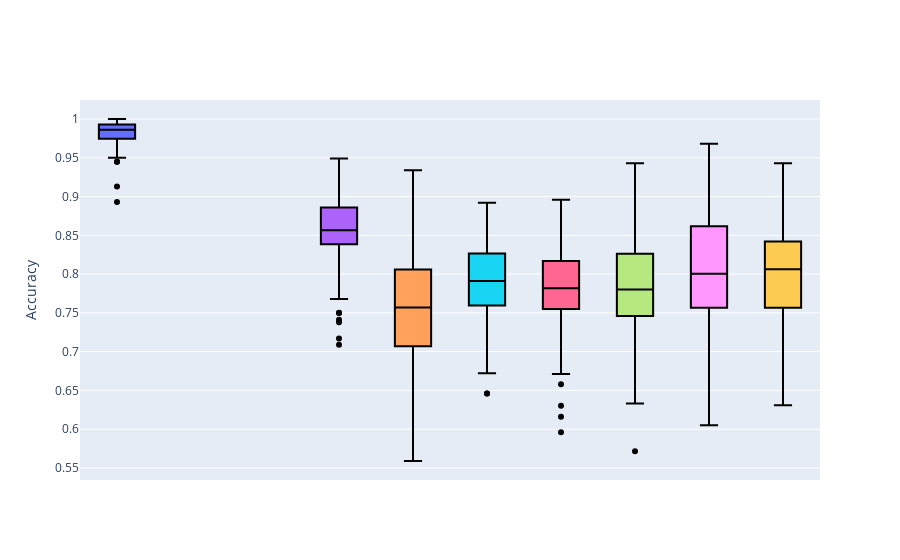

Here is the notebook cell this chart was saved with:
### Markdown cell above
#### Violin Plots

### Code cell
#violin plots for model performamces
ma_i=copy.deepcopy(ma)

ma_i=ma_i.rename(columns={'CGAN_BASIC_DJ_SUPERVISED_CLASSIFIER':'CGAN_BASIC_SUPERVISED_CLASSIFIER',
                        'CGAN_GUMBEL_DJ_SUPERVISED_CLASSIFIER':'CGAN_GUMBEL_SUPERVISED_CLASSIFIER'})


ma_i=ma_i[model_names]
ma_i=ma_i.astype(float)

fig = go.Figure()
for m in model_names:
    fig.add_trace(go.Box(x=[m]*ma_i.shape[0],
                            y=ma_i[m],
                            name=m,
                        fillcolor=colours_dict[m],
                        marker_color="black"))


#fig.add_layout_image(dict(
#    source='causal_graphs/cg2.png',
#    x=0.7,
#    y=1,
#    )
#)

#ig.update_xaxes(title_text='Time')
fig.update_yaxes(title_text='Accuracy')
fig.update_xaxes(showticklabels=False)

fig.update_layout(showlegend=False)

fig.show()
fig.write_image("/media/krillman/240GB_DATA/codes2/SSL_GCM/collating_results/images/test_acc_g5_10000.png")

### Figure 1 — Plotly figure (JSON) as saved in the notebook; plotly's stock layout.template omitted (floating-point values rounded to 4 significant figures)
{"data": [{"fillcolor": "#636EFA", "marker": {"color": "black"}, "name": "FULLY_SUPERVISED_CLASSIFIER", "type": "box", "x": ["FULLY_SUPERVISED_CLASSIFIER", "FULLY_SUPERVISED_CLASSIFIER", "FULLY_SUPERVISED_CLASSIFIER", "FULLY_SUPERVISED_CLASSIFIER", "FULLY_SUPERVISED_CLASSIFIER", "FULLY_SUPERVISED_CLASSIFIER", "FULLY_SUPERVISED_CLASSIFIER", "FULLY_SUPERVISED_CLASSIFIER", "FULLY_SUPERVISED_CLASSIFIER", "FULLY_SUPERVISED_CLASSIFIER", "FULLY_SUPERVISED_CLASSIFIER", "FULLY_SUPERVISED_CLASSIFIER", "FULLY_SUPERVISED_CLASSIFIER", "FULLY_SUPERVISED_CLASSIFIER", "FULLY_SUPERVISED_CLASSIFIER", "FULLY_SUPERVISED_CLASSIFIER", "FULLY_SUPERVISED_CLASSIFIER", "FULLY_SUPERVISED_CLASSIFIER", "FULLY_SUPERVISED_CLASSIFIER", "FULLY_SUPERVISED_CLASSIFIER", "FULLY_SUPERVISED_CLASSIFIER", "FULLY_SUPERVISED_CLASSIFIER", "FULLY_SUPERVISED_CLASSIFIER", "FULLY_SUPERVISED_CLASSIFIER", "FULLY_SUPERVISED_CLASSIFIER", "FULLY_SUPERVISED_CLASSIFIER", "FULLY_SUPERVISED_CLASSIFIER", "FULLY_SUPERVISED_CLASSIFIER", "FULLY_SUPERVISED_CLASSIFIER", "FULLY_SUPERVISED_CLASSIFIER", "FULLY_SUPERVISED_CLASSIFIER", "FULLY_SUPERVISED_CLASSIFIER", "FULLY_SUPERVISED_CLASSIFIER", "FULLY_SUPERVISED_CLASSIFIER", "FULLY_SUPERVISED_CLASSIFIER", "FULLY_SUPERVISED_CLASSIFIER", "FULLY_SUPERVISED_CLASSIFIER", "FULLY_SUPERVISED_CLASSIFIER", "FULLY_SUPERVISED_CLASSIFIER", "FULLY_SUPERVISED_CLASSIFIER", "FULLY_SUPERVISED_CLASSIFIER", "FULLY_SUPERVISED_CLASSIFIER", "FULLY_SUPERVISED_CLASSIFIER", "FULLY_SUPERVISED_CLASSIFIER", "FULLY_SUPERVISED_CLASSIFIER", "FULLY_SUPERVISED_CLASSIFIER", "FULLY_SUPERVISED_CLASSIFIER", "FULLY_SUPERVISED_CLASSIFIER", "FULLY_SUPERVISED_CLASSIFIER", "FULLY_SUPERVISED_CLASSIFIER", "FULLY_SUPERVISED_CLASSIFIER", "FULLY_SUPERVISED_CLASSIFIER", "FULLY_SUPERVISED_CLASSIFIER", "FULLY_SUPERVISED_CLASSIFIER", "FULLY_SUPERVISED_CLASSIFIER", "FULLY_SUPERVISED_CLASSIFIER", "FULLY_SUPERVISED_CLASSIFIER", "FULLY_SUPERVISED_CLASSIFIER", "FULLY_SUPERVISED_CLASSIFIER", "FULLY_SUPERVISED_CLASSIFIER", "FULLY_SUPERVISED_CLASSIFIER", "FULLY_SUPERVISED_CLASSIFIER", "FULLY_SUPERVISED_CLASSIFIER", "FULLY_SUPERVISED_CLASSIFIER", "FULLY_SUPERVISED_CLASSIFIER", "FULLY_SUPERVISED_CLASSIFIER", "FULLY_SUPERVISED_CLASSIFIER", "FULLY_SUPERVISED_CLASSIFIER", "FULLY_SUPERVISED_CLASSIFIER", "FULLY_SUPERVISED_CLASSIFIER", "FULLY_SUPERVISED_CLASSIFIER", "FULLY_SUPERVISED_CLASSIFIER", "FULLY_SUPERVISED_CLASSIFIER", "FULLY_SUPERVISED_CLASSIFIER", "FULLY_SUPERVISED_CLASSIFIER", "FULLY_SUPERVISED_CLASSIFIER", "FULLY_SUPERVISED_CLASSIFIER", "FULLY_SUPERVISED_CLASSIFIER", "FULLY_SUPERVISED_CLASSIFIER", "FULLY_SUPERVISED_CLASSIFIER", "FULLY_SUPERVISED_CLASSIFIER", "FULLY_SUPERVISED_CLASSIFIER", "FULLY_SUPERVISED_CLASSIFIER", "FULLY_SUPERVISED_CLASSIFIER", "FULLY_SUPERVISED_CLASSIFIER", "FULLY_SUPERVISED_CLASSIFIER", "FULLY_SUPERVISED_CLASSIFIER", "FULLY_SUPERVISED_CLASSIFIER", "FULLY_SUPERVISED_CLASSIFIER", "FULLY_SUPERVISED_CLASSIFIER", "FULLY_SUPERVISED_CLASSIFIER", "FULLY_SUPERVISED_CLASSIFIER", "FULLY_SUPERVISED_CLASSIFIER", "FULLY_SUPERVISED_CLASSIFIER", "FULLY_SUPERVISED_CLASSIFIER", "FULLY_SUPERVISED_CLASSIFIER", "FULLY_SUPERVISED_CLASSIFIER", "FULLY_SUPERVISED_CLASSIFIER", "FULLY_SUPERVISED_CLASSIFIER", "FULLY_SUPERVISED_CLASSIFIER"], "y": [0.981, 0.994, 0.977, 0.993, 0.98, 0.986, 0.993, 0.986, 0.993, 0.982, 0.9131, 0.987, 0.996, 0.983, 0.991, 0.96, 0.989, 0.996, 0.992, 0.8931, 0.996, 0.95, 0.995, 0.945, 0.995, 0.945, 0.992, 0.994, 0.97, 0.993, 0.982, 0.994, 0.994, 0.966, 0.968, 0.995, 0.998, 0.994, 0.981, 0.961, 0.989, 0.981, 0.99, 0.954, 0.99, 0.954, 0.996, 0.981, 0.986, 0.982, 0.975, 0.999, 0.988, 0.989, 0.993, 0.986, 0.968, 0.988, 0.976, 0.97, 0.988, 0.95, 0.958, 0.951, 0.99, 0.976, 0.973, 0.991, 0.995, 0.995, 0.989, 0.988, 0.97, 0.989, 0.987, 0.971, 0.993, 0.985, 0.999, 0.991, 0.978, 0.991, 1, 0.982, 0.95, 0.984, 0.955, 0.995, 0.967, 0.995, 0.974, 0.98, 0.985, 0.977, 0.999, 0.991, 0.992, 0.984, 0.967, 0.983]}, {"fillcolor": "#EF553B", "marker": {"color": "black"}, "name": "CGAN_BASIC_SUPERVISED_CLASSIFIER", "type": "box", "x": ["CGAN_BASIC_SUPERVISED_CLASSIFIER", "CGAN_BASIC_SUPERVISED_CLASSIFIER", "CGAN_BASIC_SUPERVISED_CLASSIFIER", "CGAN_BASIC_SUPERVISED_CLASSIFIER", "CGAN_BASIC_SUPERVISED_CLASSIFIER", "CGAN_BASIC_SUPERVISED_CLASSIFIER", "CGAN_BASIC_SUPERVISED_CLASSIFIER", "CGAN_BASIC_SUPERVISED_CLASSIFIER", "CGAN_BASIC_SUPERVISED_CLASSIFIER", "CGAN_BASIC_SUPERVISED_CLASSIFIER", "CGAN_BASIC_SUPERVISED_CLASSIFIER", "CGAN_BASIC_SUPERVISED_CLASSIFIER", "CGAN_BASIC_SUPERVISED_CLASSIFIER", "CGAN_BASIC_SUPERVISED_CLASSIFIER", "CGAN_BASIC_SUPERVISED_CLASSIFIER", "CGAN_BASIC_SUPERVISED_CLASSIFIER", "CGAN_BASIC_SUPERVISED_CLASSIFIER", "CGAN_BASIC_SUPERVISED_CLASSIFIER", "CGAN_BASIC_SUPERVISED_CLASSIFIER", "CGAN_BASIC_SUPERVISED_CLASSIFIER", "CGAN_BASIC_SUPERVISED_CLASSIFIER", "CGAN_BASIC_SUPERVISED_CLASSIFIER", "CGAN_BASIC_SUPERVISED_CLASSIFIER", "CGAN_BASIC_SUPERVISED_CLASSIFIER", "CGAN_BASIC_SUPERVISED_CLASSIFIER", "CGAN_BASIC_SUPERVISED_CLASSIFIER", "CGAN_BASIC_SUPERVISED_CLASSIFIER", "CGAN_BASIC_SUPERVISED_CLASSIFIER", "CGAN_BASIC_SUPERVISED_CLASSIFIER", "CGAN_BASIC_SUPERVISED_CLASSIFIER", "CGAN_BASIC_SUPERVISED_CLASSIFIER", "CGAN_BASIC_SUPERVISED_CLASSIFIER", "CGAN_BASIC_SUPERVISED_CLASSIFIER", "CGAN_BASIC_SUPERVISED_CLASSIFIER", "CGAN_BASIC_SUPERVISED_CLASSIFIER", "CGAN_BASIC_SUPERVISED_CLASSIFIER", "CGAN_BASIC_SUPERVISED_CLASSIFIER", "CGAN_BASIC_SUPERVISED_CLASSIFIER", "CGAN_BASIC_SUPERVISED_CLASSIFIER", "CGAN_BASIC_SUPERVISED_CLASSIFIER", "CGAN_BASIC_SUPERVISED_CLASSIFIER", "CGAN_BASIC_SUPERVISED_CLASSIFIER", "CGAN_BASIC_SUPERVISED_CLASSIFIER", "CGAN_BASIC_SUPERVISED_CLASSIFIER", "CGAN_BASIC_SUPERVISED_CLASSIFIER", "CGAN_BASIC_SUPERVISED_CLASSIFIER", "CGAN_BASIC_SUPERVISED_CLASSIFIER", "CGAN_BASIC_SUPERVISED_CLASSIFIER", "CGAN_BASIC_SUPERVISED_CLASSIFIER", "CGAN_BASIC_SUPERVISED_CLASSIFIER", "CGAN_BASIC_SUPERVISED_CLASSIFIER", "CGAN_BASIC_SUPERVISED_CLASSIFIER", "CGAN_BASIC_SUPERVISED_CLASSIFIER", "CGAN_BASIC_SUPERVISED_CLASSIFIER", "CGAN_BASIC_SUPERVISED_CLASSIFIER", "CGAN_BASIC_SUPERVISED_CLASSIFIER", "CGAN_BASIC_SUPERVISED_CLASSIFIER", "CGAN_BASIC_SUPERVISED_CLASSIFIER", "CGAN_BASIC_SUPERVISED_CLASSIFIER", "CGAN_BASIC_SUPERVISED_CLASSIFIER", "CGAN_BASIC_SUPERVISED_CLASSIFIER", "CGAN_BASIC_SUPERVISED_CLASSIFIER", "CGAN_BASIC_SUPERVISED_CLASSIFIER", "CGAN_BASIC_SUPERVISED_CLASSIFIER", "CGAN_BASIC_SUPERVISED_CLASSIFIER", "CGAN_BASIC_SUPERVISED_CLASSIFIER", "CGAN_BASIC_SUPERVISED_CLASSIFIER", "CGAN_BASIC_SUPERVISED_CLASSIFIER", "CGAN_BASIC_SUPERVISED_CLASSIFIER", "CGAN_BASIC_SUPERVISED_CLASSIFIER", "CGAN_BASIC_SUPERVISED_CLASSIFIER", "CGAN_BASIC_SUPERVISED_CLASSIFIER", "CGAN_BASIC_SUPERVISED_CLASSIFIER", "CGAN_BASIC_SUPERVISED_CLASSIFIER", "CGAN_BASIC_SUPERVISED_CLASSIFIER", "CGAN_BASIC_SUPERVISED_CLASSIFIER", "CGAN_BASIC_SUPERVISED_CLASSIFIER", "CGAN_BASIC_SUPERVISED_CLASSIFIER", "CGAN_BASIC_SUPERVISED_CLASSIFIER", "CGAN_BASIC_SUPERVISED_CLASSIFIER", "CGAN_BASIC_SUPERVISED_CLASSIFIER", "CGAN_BASIC_SUPERVISED_CLASSIFIER", "CGAN_BASIC_SUPERVISED_CLASSIFIER", "CGAN_BASIC_SUPERVISED_CLASSIFIER", "CGAN_BASIC_SUPERVISED_CLASSIFIER", "CGAN_BASIC_SUPERVISED_CLASSIFIER", "CGAN_BASIC_SUPERVISED_CLASSIFIER", "CGAN_BASIC_SUPERVISED_CLASSIFIER", "CGAN_BASIC_SUPERVISED_CLASSIFIER", "CGAN_BASIC_SUPERVISED_CLASSIFIER", "CGAN_BASIC_SUPERVISED_CLASSIFIER", "CGAN_BASIC_SUPERVISED_CLASSIFIER", "CGAN_BASIC_SUPERVISED_CLASSIFIER", "CGAN_BASIC_SUPERVISED_CLASSIFIER", "CGAN_BASIC_SUPERVISED_CLASSIFIER", "CGAN_BASIC_SUPERVISED_CLASSIFIER", "CGAN_BASIC_SUPERVISED_CLASSIFIER", "CGAN_BASIC_SUPERVISED_CLASSIFIER", "CGAN_BASIC_SUPERVISED_CLASSIFIER", "CGAN_BASIC_SUPERVISED_CLASSIFIER"], "y": [null, null, null, null, null, null, null, null, null, null, null, null, null, null, null, null, null, null, null, null, null, null, null, null, null, null, null, null, null, null, null, null, null, null, null, null, null, null, null, null, null, null, null, null, null, null, null, null, null, null, null, null, null, null, null, null, null, null, null, null, null, null, null, null, null, null, null, null, null, null, null, null, null, null, null, null, null, null, null, null, null, null, null, null, null, null, null, null, null, null, null, null, null, null, null, null, null, null, null, null]}, {"fillcolor": "#00CC96", "marker": {"color": "black"}, "name": "CGAN_GUMBEL_SUPERVISED_CLASSIFIER", "type": "box", "x": ["CGAN_GUMBEL_SUPERVISED_CLASSIFIER", "CGAN_GUMBEL_SUPERVISED_CLASSIFIER", "CGAN_GUMBEL_SUPERVISED_CLASSIFIER", "CGAN_GUMBEL_SUPERVISED_CLASSIFIER", "CGAN_GUMBEL_SUPERVISED_CLASSIFIER", "CGAN_GUMBEL_SUPERVISED_CLASSIFIER", "CGAN_GUMBEL_SUPERVISED_CLASSIFIER", "CGAN_GUMBEL_SUPERVISED_CLASSIFIER", "CGAN_GUMBEL_SUPERVISED_CLASSIFIER", "CGAN_GUMBEL_SUPERVISED_CLASSIFIER", "CGAN_GUMBEL_SUPERVISED_CLASSIFIER", "CGAN_GUMBEL_SUPERVISED_CLASSIFIER", "CGAN_GUMBEL_SUPERVISED_CLASSIFIER", "CGAN_GUMBEL_SUPERVISED_CLASSIFIER", "CGAN_GUMBEL_SUPERVISED_CLASSIFIER", "CGAN_GUMBEL_SUPERVISED_CLASSIFIER", "CGAN_GUMBEL_SUPERVISED_CLASSIFIER", "CGAN_GUMBEL_SUPERVISED_CLASSIFIER", "CGAN_GUMBEL_SUPERVISED_CLASSIFIER", "CGAN_GUMBEL_SUPERVISED_CLASSIFIER", "CGAN_GUMBEL_SUPERVISED_CLASSIFIER", "CGAN_GUMBEL_SUPERVISED_CLASSIFIER", "CGAN_GUMBEL_SUPERVISED_CLASSIFIER", "CGAN_GUMBEL_SUPERVISED_CLASSIFIER", "CGAN_GUMBEL_SUPERVISED_CLASSIFIER", "CGAN_GUMBEL_SUPERVISED_CLASSIFIER", "CGAN_GUMBEL_SUPERVISED_CLASSIFIER", "CGAN_GUMBEL_SUPERVISED_CLASSIFIER", "CGAN_GUMBEL_SUPERVISED_CLASSIFIER", "CGAN_GUMBEL_SUPERVISED_CLASSIFIER", "CGAN_GUMBEL_SUPERVISED_CLASSIFIER", "CGAN_GUMBEL_SUPERVISED_CLASSIFIER", "CGAN_GUMBEL_SUPERVISED_CLASSIFIER", "CGAN_GUMBEL_SUPERVISED_CLASSIFIER", "CGAN_GUMBEL_SUPERVISED_CLASSIFIER", "CGAN_GUMBEL_SUPERVISED_CLASSIFIER", "CGAN_GUMBEL_SUPERVISED_CLASSIFIER", "CGAN_GUMBEL_SUPERVISED_CLASSIFIER", "CGAN_GUMBEL_SUPERVISED_CLASSIFIER", "CGAN_GUMBEL_SUPERVISED_CLASSIFIER", "CGAN_GUMBEL_SUPERVISED_CLASSIFIER", "CGAN_GUMBEL_SUPERVISED_CLASSIFIER", "CGAN_GUMBEL_SUPERVISED_CLASSIFIER", "CGAN_GUMBEL_SUPERVISED_CLASSIFIER", "CGAN_GUMBEL_SUPERVISED_CLASSIFIER", "CGAN_GUMBEL_SUPERVISED_CLASSIFIER", "CGAN_GUMBEL_SUPERVISED_CLASSIFIER", "CGAN_GUMBEL_SUPERVISED_CLASSIFIER", "CGAN_GUMBEL_SUPERVISED_CLASSIFIER", "CGAN_GUMBEL_SUPERVISED_CLASSIFIER", "CGAN_GUMBEL_SUPERVISED_CLASSIFIER", "CGAN_GUMBEL_SUPERVISED_CLASSIFIER", "CGAN_GUMBEL_SUPERVISED_CLASSIFIER", "CGAN_GUMBEL_SUPERVISED_CLASSIFIER", "CGAN_GUMBEL_SUPERVISED_CLASSIFIER", "CGAN_GUMBEL_SUPERVISED_CLASSIFIER", "CGAN_GUMBEL_SUPERVISED_CLASSIFIER", "CGAN_GUMBEL_SUPERVISED_CLASSIFIER", "CGAN_GUMBEL_SUPERVISED_CLASSIFIER", "CGAN_GUMBEL_SUPERVISED_CLASSIFIER", "CGAN_GUMBEL_SUPERVISED_CLASSIFIER", "CGAN_GUMBEL_SUPERVISED_CLASSIFIER", "CGAN_GUMBEL_SUPERVISED_CLASSIFIER", "CGAN_GUMBEL_SUPERVISED_CLASSIFIER", "CGAN_GUMBEL_SUPERVISED_CLASSIFIER", "CGAN_GUMBEL_SUPERVISED_CLASSIFIER", "CGAN_GUMBEL_SUPERVISED_CLASSIFIER", "CGAN_GUMBEL_SUPERVISED_CLASSIFIER", "CGAN_GUMBEL_SUPERVISED_CLASSIFIER", "CGAN_GUMBEL_SUPERVISED_CLASSIFIER", "CGAN_GUMBEL_SUPERVISED_CLASSIFIER", "CGAN_GUMBEL_SUPERVISED_CLASSIFIER", "CGAN_GUMBEL_SUPERVISED_CLASSIFIER", "CGAN_GUMBEL_SUPERVISED_CLASSIFIER", "CGAN_GUMBEL_SUPERVISED_CLASSIFIER", "CGAN_GUMBEL_SUPERVISED_CLASSIFIER", "CGAN_GUMBEL_SUPERVISED_CLASSIFIER", "CGAN_GUMBEL_SUPERVISED_CLASSIFIER", "CGAN_GUMBEL_SUPERVISED_CLASSIFIER", "CGAN_GUMBEL_SUPERVISED_CLASSIFIER", "CGAN_GUMBEL_SUPERVISED_CLASSIFIER", "CGAN_GUMBEL_SUPERVISED_CLASSIFIER", "CGAN_GUMBEL_SUPERVISED_CLASSIFIER", "CGAN_GUMBEL_SUPERVISED_CLASSIFIER", "CGAN_GUMBEL_SUPERVISED_CLASSIFIER", "CGAN_GUMBEL_SUPERVISED_CLASSIFIER", "CGAN_GUMBEL_SUPERVISED_CLASSIFIER", "CGAN_GUMBEL_SUPERVISED_CLASSIFIER", "CGAN_GUMBEL_SUPERVISED_CLASSIFIER", "CGAN_GUMBEL_SUPERVISED_CLASSIFIER", "CGAN_GUMBEL_SUPERVISED_CLASSIFIER", "CGAN_GUMBEL_SUPERVISED_CLASSIFIER", "CGAN_GUMBEL_SUPERVISED_CLASSIFIER", "CGAN_GUMBEL_SUPERVISED_CLASSIFIER", "CGAN_GUMBEL_SUPERVISED_CLASSIFIER", "CGAN_GUMBEL_SUPERVISED_CLASSIFIER", "CGAN_GUMBEL_SUPERVISED_CLASSIFIER", "CGAN_GUMBEL_SUPERVISED_CLASSIFIER", "CGAN_GUMBEL_SUPERVISED_CLASSIFIER", "CGAN_GUMBEL_SUPERVISED_CLASSIFIER"], "y": [null, null, null, null, null, null, null, null, null, null, null, null, null, null, null, null, null, null, null, null, null, null, null, null, null, null, null, null, null, null, null, null, null, null, null, null, null, null, null, null, null, null, null, null, null, null, null, null, null, null, null, null, null, null, null, null, null, null, null, null, null, null, null, null, null, null, null, null, null, null, null, null, null, null, null, null, null, null, null, null, null, null, null, null, null, null, null, null, null, null, null, null, null, null, null, null, null, null, null, null]}, {"fillcolor": "#AB63FA", "marker": {"color": "black"}, "name": "VAT", "type": "box", "x": ["VAT", "VAT", "VAT", "VAT", "VAT", "VAT", "VAT", "VAT", "VAT", "VAT", "VAT", "VAT", "VAT", "VAT", "VAT", "VAT", "VAT", "VAT", "VAT", "VAT", "VAT", "VAT", "VAT", "VAT", "VAT", "VAT", "VAT", "VAT", "VAT", "VAT", "VAT", "VAT", "VAT", "VAT", "VAT", "VAT", "VAT", "VAT", "VAT", "VAT", "VAT", "VAT", "VAT", "VAT", "VAT", "VAT", "VAT", "VAT", "VAT", "VAT", "VAT", "VAT", "VAT", "VAT", "VAT", "VAT", "VAT", "VAT", "VAT", "VAT", "VAT", "VAT", "VAT", "VAT", "VAT", "VAT", "VAT", "VAT", "VAT", "VAT", "VAT", "VAT", "VAT", "VAT", "VAT", "VAT", "VAT", "VAT", "VAT", "VAT", "VAT", "VAT", "VAT", "VAT", "VAT", "VAT", "VAT", "VAT", "VAT", "VAT", "VAT", "VAT", "VAT", "VAT", "VAT", "VAT", "VAT", "VAT", "VAT", "VAT"], "y": [0.86, 0.8372, 0.85, 0.917, 0.8501, 0.927, 0.831, 0.945, 0.886, 0.873, 0.9201, 0.791, 0.841, 0.919, 0.9011, 0.865, 0.826, 0.804, 0.854, 0.8591, 0.929, 0.917, 0.929, 0.862, 0.852, 0.848, 0.8302, 0.9241, 0.906, 0.822, 0.882, 0.8651, 0.898, 0.8442, 0.8811, 0.857, 0.874, 0.839, 0.88, 0.843, 0.768, 0.8452, 0.883, 0.841, 0.8541, 0.709, 0.884, 0.919, 0.9191, 0.805, 0.949, 0.9052, 0.75, 0.806, 0.738, 0.7413, 0.886, 0.775, 0.798, 0.717, 0.9141, 0.808, 0.925, 0.838, 0.91, 0.911, 0.783, 0.7502, 0.839, 0.835, 0.8751, 0.7852, 0.783, 0.873, 0.931, 0.84, 0.919, 0.8581, 0.932, 0.858, 0.906, 0.842, 0.836, 0.8564, 0.8564, 0.8564, 0.8564, 0.8564, 0.8564, 0.8564, 0.8564, 0.8564, 0.8564, 0.8564, 0.8564, 0.8564, 0.8564, 0.8564, 0.8564, 0.8564]}, {"fillcolor": "#FFA15A", "marker": {"color": "black"}, "name": "TRIPLE_GAN", "type": "box", "x": ["TRIPLE_GAN", "TRIPLE_GAN", "TRIPLE_GAN", "TRIPLE_GAN", "TRIPLE_GAN", "TRIPLE_GAN", "TRIPLE_GAN", "TRIPLE_GAN", "TRIPLE_GAN", "TRIPLE_GAN", "TRIPLE_GAN", "TRIPLE_GAN", "TRIPLE_GAN", "TRIPLE_GAN", "TRIPLE_GAN", "TRIPLE_GAN", "TRIPLE_GAN", "TRIPLE_GAN", "TRIPLE_GAN", "TRIPLE_GAN", "TRIPLE_GAN", "TRIPLE_GAN", "TRIPLE_GAN", "TRIPLE_GAN", "TRIPLE_GAN", "TRIPLE_GAN", "TRIPLE_GAN", "TRIPLE_GAN", "TRIPLE_GAN", "TRIPLE_GAN", "TRIPLE_GAN", "TRIPLE_GAN", "TRIPLE_GAN", "TRIPLE_GAN", "TRIPLE_GAN", "TRIPLE_GAN", "TRIPLE_GAN", "TRIPLE_GAN", "TRIPLE_GAN", "TRIPLE_GAN", "TRIPLE_GAN", "TRIPLE_GAN", "TRIPLE_GAN", "TRIPLE_GAN", "TRIPLE_GAN", "TRIPLE_GAN", "TRIPLE_GAN", "TRIPLE_GAN", "TRIPLE_GAN", "TRIPLE_GAN", "TRIPLE_GAN", "TRIPLE_GAN", "TRIPLE_GAN", "TRIPLE_GAN", "TRIPLE_GAN", "TRIPLE_GAN", "TRIPLE_GAN", "TRIPLE_GAN", "TRIPLE_GAN", "TRIPLE_GAN", "TRIPLE_GAN", "TRIPLE_GAN", "TRIPLE_GAN", "TRIPLE_GAN", "TRIPLE_GAN", "TRIPLE_GAN", "TRIPLE_GAN", "TRIPLE_GAN", "TRIPLE_GAN", "TRIPLE_GAN", "TRIPLE_GAN", "TRIPLE_GAN", "TRIPLE_GAN", "TRIPLE_GAN", "TRIPLE_GAN", "TRIPLE_GAN", "TRIPLE_GAN", "TRIPLE_GAN", "TRIPLE_GAN", "TRIPLE_GAN", "TRIPLE_GAN", "TRIPLE_GAN", "TRIPLE_GAN", "TRIPLE_GAN", "TRIPLE_GAN", "TRIPLE_GAN", "TRIPLE_GAN", "TRIPLE_GAN", "TRIPLE_GAN", "TRIPLE_GAN", "TRIPLE_GAN", "TRIPLE_GAN", "TRIPLE_GAN", "TRIPLE_GAN", "TRIPLE_GAN", "TRIPLE_GAN", "TRIPLE_GAN", "TRIPLE_GAN", "TRIPLE_GAN", "TRIPLE_GAN"], "y": [0.724, 0.8372, 0.721, 0.806, 0.6464, 0.896, 0.72, 0.792, 0.86, 0.722, 0.8771, 0.708, 0.817, 0.737, 0.7802, 0.881, 0.678, 0.698, 0.799, 0.7902, 0.823, 0.715, 0.806, 0.769, 0.866, 0.784, 0.9341, 0.8492, 0.696, 0.841, 0.739, 0.7483, 0.768, 0.8062, 0.8492, 0.83, 0.701, 0.657, 0.811, 0.68, 0.751, 0.6773, 0.762, 0.743, 0.8122, 0.671, 0.698, 0.679, 0.6953, 0.681, 0.848, 0.8134, 0.721, 0.703, 0.691, 0.7323, 0.769, 0.627, 0.852, 0.669, 0.7083, 0.763, 0.867, 0.827, 0.699, 0.66, 0.801, 0.7552, 0.675, 0.78, 0.7033, 0.6084, 0.701, 0.881, 0.741, 0.713, 0.841, 0.7802, 0.559, 0.806, 0.706, 0.736, 0.767, 0.7571, 0.7571, 0.7571, 0.7571, 0.7571, 0.7571, 0.7571, 0.7571, 0.7571, 0.7571, 0.7571, 0.7571, 0.7571, 0.7571, 0.7571, 0.7571, 0.7571]}, {"fillcolor": "#19D3F3", "marker": {"color": "black"}, "name": "SSL_GAN", "type": "box", "x": ["SSL_GAN", "SSL_GAN", "SSL_GAN", "SSL_GAN", "SSL_GAN", "SSL_GAN", "SSL_GAN", "SSL_GAN", "SSL_GAN", "SSL_GAN", "SSL_GAN", "SSL_GAN", "SSL_GAN", "SSL_GAN", "SSL_GAN", "SSL_GAN", "SSL_GAN", "SSL_GAN", "SSL_GAN", "SSL_GAN", "SSL_GAN", "SSL_GAN", "SSL_GAN", "SSL_GAN", "SSL_GAN", "SSL_GAN", "SSL_GAN", "SSL_GAN", "SSL_GAN", "SSL_GAN", "SSL_GAN", "SSL_GAN", "SSL_GAN", "SSL_GAN", "SSL_GAN", "SSL_GAN", "SSL_GAN", "SSL_GAN", "SSL_GAN", "SSL_GAN", "SSL_GAN", "SSL_GAN", "SSL_GAN", "SSL_GAN", "SSL_GAN", "SSL_GAN", "SSL_GAN", "SSL_GAN", "SSL_GAN", "SSL_GAN", "SSL_GAN", "SSL_GAN", "SSL_GAN", "SSL_GAN", "SSL_GAN", "SSL_GAN", "SSL_GAN", "SSL_GAN", "SSL_GAN", "SSL_GAN", "SSL_GAN", "SSL_GAN", "SSL_GAN", "SSL_GAN", "SSL_GAN", "SSL_GAN", "SSL_GAN", "SSL_GAN", "SSL_GAN", "SSL_GAN", "SSL_GAN", "SSL_GAN", "SSL_GAN", "SSL_GAN", "SSL_GAN", "SSL_GAN", "SSL_GAN", "SSL_GAN", "SSL_GAN", "SSL_GAN", "SSL_GAN", "SSL_GAN", "SSL_GAN", "SSL_GAN", "SSL_GAN", "SSL_GAN", "SSL_GAN", "SSL_GAN", "SSL_GAN", "SSL_GAN", "SSL_GAN", "SSL_GAN", "SSL_GAN", "SSL_GAN", "SSL_GAN", "SSL_GAN", "SSL_GAN", "SSL_GAN", "SSL_GAN", "SSL_GAN"], "y": [0.834, 0.7912, 0.71, 0.792, 0.7782, 0.834, 0.683, 0.817, 0.646, 0.788, 0.7872, 0.749, 0.854, 0.874, 0.8691, 0.805, 0.766, 0.672, 0.844, 0.7962, 0.76, 0.803, 0.832, 0.862, 0.826, 0.756, 0.8182, 0.8631, 0.755, 0.827, 0.866, 0.7522, 0.813, 0.8202, 0.7562, 0.834, 0.74, 0.714, 0.845, 0.735, 0.747, 0.7592, 0.763, 0.815, 0.7273, 0.701, 0.829, 0.892, 0.8222, 0.725, 0.862, 0.7954, 0.694, 0.682, 0.799, 0.7123, 0.809, 0.725, 0.852, 0.688, 0.8482, 0.786, 0.882, 0.876, 0.851, 0.79, 0.757, 0.8092, 0.773, 0.815, 0.8172, 0.7582, 0.646, 0.858, 0.778, 0.805, 0.819, 0.7822, 0.813, 0.821, 0.839, 0.831, 0.839, 0.7911, 0.7911, 0.7911, 0.7911, 0.7911, 0.7911, 0.7911, 0.7911, 0.7911, 0.7911, 0.7911, 0.7911, 0.7911, 0.7911, 0.7911, 0.7911, 0.7911]}, {"fillcolor": "#FF6692", "marker": {"color": "black"}, "name": "SSL_VAE", "type": "box", "x": ["SSL_VAE", "SSL_VAE", "SSL_VAE", "SSL_VAE", "SSL_VAE", "SSL_VAE", "SSL_VAE", "SSL_VAE", "SSL_VAE", "SSL_VAE", "SSL_VAE", "SSL_VAE", "SSL_VAE", "SSL_VAE", "SSL_VAE", "SSL_VAE", "SSL_VAE", "SSL_VAE", "SSL_VAE", "SSL_VAE", "SSL_VAE", "SSL_VAE", "SSL_VAE", "SSL_VAE", "SSL_VAE", "SSL_VAE", "SSL_VAE", "SSL_VAE", "SSL_VAE", "SSL_VAE", "SSL_VAE", "SSL_VAE", "SSL_VAE", "SSL_VAE", "SSL_VAE", "SSL_VAE", "SSL_VAE", "SSL_VAE", "SSL_VAE", "SSL_VAE", "SSL_VAE", "SSL_VAE", "SSL_VAE", "SSL_VAE", "SSL_VAE", "SSL_VAE", "SSL_VAE", "SSL_VAE", "SSL_VAE", "SSL_VAE", "SSL_VAE", "SSL_VAE", "SSL_VAE", "SSL_VAE", "SSL_VAE", "SSL_VAE", "SSL_VAE", "SSL_VAE", "SSL_VAE", "SSL_VAE", "SSL_VAE", "SSL_VAE", "SSL_VAE", "SSL_VAE", "SSL_VAE", "SSL_VAE", "SSL_VAE", "SSL_VAE", "SSL_VAE", "SSL_VAE", "SSL_VAE", "SSL_VAE", "SSL_VAE", "SSL_VAE", "SSL_VAE", "SSL_VAE", "SSL_VAE", "SSL_VAE", "SSL_VAE", "SSL_VAE", "SSL_VAE", "SSL_VAE", "SSL_VAE", "SSL_VAE", "SSL_VAE", "SSL_VAE", "SSL_VAE", "SSL_VAE", "SSL_VAE", "SSL_VAE", "SSL_VAE", "SSL_VAE", "SSL_VAE", "SSL_VAE", "SSL_VAE", "SSL_VAE", "SSL_VAE", "SSL_VAE", "SSL_VAE", "SSL_VAE"], "y": [0.782, 0.8102, 0.616, 0.842, 0.7223, 0.896, 0.788, 0.745, 0.77, 0.774, 0.8921, 0.727, 0.801, 0.814, 0.8861, 0.747, 0.682, 0.803, 0.867, 0.8092, 0.798, 0.786, 0.836, 0.791, 0.804, 0.729, 0.7782, 0.8332, 0.843, 0.832, 0.76, 0.8082, 0.785, 0.8192, 0.8641, 0.85, 0.869, 0.757, 0.753, 0.69, 0.765, 0.7123, 0.792, 0.739, 0.7882, 0.691, 0.893, 0.792, 0.8222, 0.787, 0.86, 0.8383, 0.717, 0.72, 0.724, 0.7493, 0.852, 0.788, 0.818, 0.688, 0.6304, 0.802, 0.855, 0.784, 0.845, 0.798, 0.596, 0.7622, 0.735, 0.816, 0.7023, 0.6713, 0.681, 0.849, 0.677, 0.658, 0.874, 0.8571, 0.757, 0.797, 0.826, 0.807, 0.803, 0.7817, 0.7817, 0.7817, 0.7817, 0.7817, 0.7817, 0.7817, 0.7817, 0.7817, 0.7817, 0.7817, 0.7817, 0.7817, 0.7817, 0.7817, 0.7817, 0.7817]}, {"fillcolor": "#B6E880", "marker": {"color": "black"}, "name": "ENTROPY_MINIMISATION", "type": "box", "x": ["ENTROPY_MINIMISATION", "ENTROPY_MINIMISATION", "ENTROPY_MINIMISATION", "ENTROPY_MINIMISATION", "ENTROPY_MINIMISATION", "ENTROPY_MINIMISATION", "ENTROPY_MINIMISATION", "ENTROPY_MINIMISATION", "ENTROPY_MINIMISATION", "ENTROPY_MINIMISATION", "ENTROPY_MINIMISATION", "ENTROPY_MINIMISATION", "ENTROPY_MINIMISATION", "ENTROPY_MINIMISATION", "ENTROPY_MINIMISATION", "ENTROPY_MINIMISATION", "ENTROPY_MINIMISATION", "ENTROPY_MINIMISATION", "ENTROPY_MINIMISATION", "ENTROPY_MINIMISATION", "ENTROPY_MINIMISATION", "ENTROPY_MINIMISATION", "ENTROPY_MINIMISATION", "ENTROPY_MINIMISATION", "ENTROPY_MINIMISATION", "ENTROPY_MINIMISATION", "ENTROPY_MINIMISATION", "ENTROPY_MINIMISATION", "ENTROPY_MINIMISATION", "ENTROPY_MINIMISATION", "ENTROPY_MINIMISATION", "ENTROPY_MINIMISATION", "ENTROPY_MINIMISATION", "ENTROPY_MINIMISATION", "ENTROPY_MINIMISATION", "ENTROPY_MINIMISATION", "ENTROPY_MINIMISATION", "ENTROPY_MINIMISATION", "ENTROPY_MINIMISATION", "ENTROPY_MINIMISATION", "ENTROPY_MINIMISATION", "ENTROPY_MINIMISATION", "ENTROPY_MINIMISATION", "ENTROPY_MINIMISATION", "ENTROPY_MINIMISATION", "ENTROPY_MINIMISATION", "ENTROPY_MINIMISATION", "ENTROPY_MINIMISATION", "ENTROPY_MINIMISATION", "ENTROPY_MINIMISATION", "ENTROPY_MINIMISATION", "ENTROPY_MINIMISATION", "ENTROPY_MINIMISATION", "ENTROPY_MINIMISATION", "ENTROPY_MINIMISATION", "ENTROPY_MINIMISATION", "ENTROPY_MINIMISATION", "ENTROPY_MINIMISATION", "ENTROPY_MINIMISATION", "ENTROPY_MINIMISATION", "ENTROPY_MINIMISATION", "ENTROPY_MINIMISATION", "ENTROPY_MINIMISATION", "ENTROPY_MINIMISATION", "ENTROPY_MINIMISATION", "ENTROPY_MINIMISATION", "ENTROPY_MINIMISATION", "ENTROPY_MINIMISATION", "ENTROPY_MINIMISATION", "ENTROPY_MINIMISATION", "ENTROPY_MINIMISATION", "ENTROPY_MINIMISATION", "ENTROPY_MINIMISATION", "ENTROPY_MINIMISATION", "ENTROPY_MINIMISATION", "ENTROPY_MINIMISATION", "ENTROPY_MINIMISATION", "ENTROPY_MINIMISATION", "ENTROPY_MINIMISATION", "ENTROPY_MINIMISATION", "ENTROPY_MINIMISATION", "ENTROPY_MINIMISATION", "ENTROPY_MINIMISATION", "ENTROPY_MINIMISATION", "ENTROPY_MINIMISATION", "ENTROPY_MINIMISATION", "ENTROPY_MINIMISATION", "ENTROPY_MINIMISATION", "ENTROPY_MINIMISATION", "ENTROPY_MINIMISATION", "ENTROPY_MINIMISATION", "ENTROPY_MINIMISATION", "ENTROPY_MINIMISATION", "ENTROPY_MINIMISATION", "ENTROPY_MINIMISATION", "ENTROPY_MINIMISATION", "ENTROPY_MINIMISATION", "ENTROPY_MINIMISATION", "ENTROPY_MINIMISATION", "ENTROPY_MINIMISATION"], "y": [0.782, 0.8372, 0.643, 0.78, 0.8032, 0.896, 0.725, 0.862, 0.819, 0.822, 0.7652, 0.749, 0.833, 0.772, 0.8452, 0.758, 0.638, 0.756, 0.876, 0.8202, 0.799, 0.868, 0.823, 0.837, 0.846, 0.743, 0.6803, 0.8182, 0.852, 0.787, 0.78, 0.7562, 0.836, 0.7932, 0.8501, 0.812, 0.737, 0.728, 0.764, 0.651, 0.791, 0.7023, 0.839, 0.746, 0.7153, 0.724, 0.876, 0.861, 0.8292, 0.737, 0.904, 0.8084, 0.633, 0.687, 0.767, 0.7223, 0.738, 0.791, 0.807, 0.652, 0.8102, 0.775, 0.943, 0.795, 0.864, 0.693, 0.747, 0.5714, 0.718, 0.846, 0.8501, 0.7193, 0.646, 0.857, 0.776, 0.646, 0.88, 0.7193, 0.85, 0.841, 0.746, 0.787, 0.795, 0.7801, 0.7801, 0.7801, 0.7801, 0.7801, 0.7801, 0.7801, 0.7801, 0.7801, 0.7801, 0.7801, 0.7801, 0.7801, 0.7801, 0.7801, 0.7801, 0.7801]}, {"fillcolor": "#FF97FF", "marker": {"color": "black"}, "name": "LABEL_PROPAGATION", "type": "box", "x": ["LABEL_PROPAGATION", "LABEL_PROPAGATION", "LABEL_PROPAGATION", "LABEL_PROPAGATION", "LABEL_PROPAGATION", "LABEL_PROPAGATION", "LABEL_PROPAGATION", "LABEL_PROPAGATION", "LABEL_PROPAGATION", "LABEL_PROPAGATION", "LABEL_PROPAGATION", "LABEL_PROPAGATION", "LABEL_PROPAGATION", "LABEL_PROPAGATION", "LABEL_PROPAGATION", "LABEL_PROPAGATION", "LABEL_PROPAGATION", "LABEL_PROPAGATION", "LABEL_PROPAGATION", "LABEL_PROPAGATION", "LABEL_PROPAGATION", "LABEL_PROPAGATION", "LABEL_PROPAGATION", "LABEL_PROPAGATION", "LABEL_PROPAGATION", "LABEL_PROPAGATION", "LABEL_PROPAGATION", "LABEL_PROPAGATION", "LABEL_PROPAGATION", "LABEL_PROPAGATION", "LABEL_PROPAGATION", "LABEL_PROPAGATION", "LABEL_PROPAGATION", "LABEL_PROPAGATION", "LABEL_PROPAGATION", "LABEL_PROPAGATION", "LABEL_PROPAGATION", "LABEL_PROPAGATION", "LABEL_PROPAGATION", "LABEL_PROPAGATION", "LABEL_PROPAGATION", "LABEL_PROPAGATION", "LABEL_PROPAGATION", "LABEL_PROPAGATION", "LABEL_PROPAGATION", "LABEL_PROPAGATION", "LABEL_PROPAGATION", "LABEL_PROPAGATION", "LABEL_PROPAGATION", "LABEL_PROPAGATION", "LABEL_PROPAGATION", "LABEL_PROPAGATION", "LABEL_PROPAGATION", "LABEL_PROPAGATION", "LABEL_PROPAGATION", "LABEL_PROPAGATION", "LABEL_PROPAGATION", "LABEL_PROPAGATION", "LABEL_PROPAGATION", "LABEL_PROPAGATION", "LABEL_PROPAGATION", "LABEL_PROPAGATION", "LABEL_PROPAGATION", "LABEL_PROPAGATION", "LABEL_PROPAGATION", "LABEL_PROPAGATION", "LABEL_PROPAGATION", "LABEL_PROPAGATION", "LABEL_PROPAGATION", "LABEL_PROPAGATION", "LABEL_PROPAGATION", "LABEL_PROPAGATION", "LABEL_PROPAGATION", "LABEL_PROPAGATION", "LABEL_PROPAGATION", "LABEL_PROPAGATION", "LABEL_PROPAGATION", "LABEL_PROPAGATION", "LABEL_PROPAGATION", "LABEL_PROPAGATION", "LABEL_PROPAGATION", "LABEL_PROPAGATION", "LABEL_PROPAGATION", "LABEL_PROPAGATION", "LABEL_PROPAGATION", "LABEL_PROPAGATION", "LABEL_PROPAGATION", "LABEL_PROPAGATION", "LABEL_PROPAGATION", "LABEL_PROPAGATION", "LABEL_PROPAGATION", "LABEL_PROPAGATION", "LABEL_PROPAGATION", "LABEL_PROPAGATION", "LABEL_PROPAGATION", "LABEL_PROPAGATION", "LABEL_PROPAGATION", "LABEL_PROPAGATION", "LABEL_PROPAGATION", "LABEL_PROPAGATION"], "y": [0.666, 0.8561, 0.628, 0.875, 0.6833, 0.947, 0.683, 0.763, 0.893, 0.832, 0.7992, 0.715, 0.872, 0.821, 0.8581, 0.73, 0.605, 0.732, 0.856, 0.7842, 0.757, 0.968, 0.917, 0.775, 0.902, 0.756, 0.8382, 0.964, 0.898, 0.774, 0.886, 0.8402, 0.908, 0.7043, 0.952, 0.797, 0.829, 0.731, 0.682, 0.828, 0.725, 0.6853, 0.89, 0.84, 0.8631, 0.786, 0.863, 0.89, 0.7572, 0.757, 0.909, 0.7904, 0.666, 0.678, 0.71, 0.7403, 0.81, 0.779, 0.82, 0.672, 0.7433, 0.753, 0.92, 0.895, 0.875, 0.76, 0.622, 0.7772, 0.765, 0.894, 0.9371, 0.6673, 0.637, 0.92, 0.807, 0.82, 0.878, 0.8601, 0.624, 0.82, 0.846, 0.888, 0.8006, 0.8006, 0.8006, 0.8006, 0.8006, 0.8006, 0.8006, 0.8006, 0.8006, 0.8006, 0.8006, 0.8006, 0.8006, 0.8006, 0.8006, 0.8006, 0.8006, 0.8006]}, {"fillcolor": "#FECB52", "marker": {"color": "black"}, "name": "PARTIAL_SUPERVISED_CLASSIFIER", "type": "box", "x": ["PARTIAL_SUPERVISED_CLASSIFIER", "PARTIAL_SUPERVISED_CLASSIFIER", "PARTIAL_SUPERVISED_CLASSIFIER", "PARTIAL_SUPERVISED_CLASSIFIER", "PARTIAL_SUPERVISED_CLASSIFIER", "PARTIAL_SUPERVISED_CLASSIFIER", "PARTIAL_SUPERVISED_CLASSIFIER", "PARTIAL_SUPERVISED_CLASSIFIER", "PARTIAL_SUPERVISED_CLASSIFIER", "PARTIAL_SUPERVISED_CLASSIFIER", "PARTIAL_SUPERVISED_CLASSIFIER", "PARTIAL_SUPERVISED_CLASSIFIER", "PARTIAL_SUPERVISED_CLASSIFIER", "PARTIAL_SUPERVISED_CLASSIFIER", "PARTIAL_SUPERVISED_CLASSIFIER", "PARTIAL_SUPERVISED_CLASSIFIER", "PARTIAL_SUPERVISED_CLASSIFIER", "PARTIAL_SUPERVISED_CLASSIFIER", "PARTIAL_SUPERVISED_CLASSIFIER", "PARTIAL_SUPERVISED_CLASSIFIER", "PARTIAL_SUPERVISED_CLASSIFIER", "PARTIAL_SUPERVISED_CLASSIFIER", "PARTIAL_SUPERVISED_CLASSIFIER", "PARTIAL_SUPERVISED_CLASSIFIER", "PARTIAL_SUPERVISED_CLASSIFIER", "PARTIAL_SUPERVISED_CLASSIFIER", "PARTIAL_SUPERVISED_CLASSIFIER", "PARTIAL_SUPERVISED_CLASSIFIER", "PARTIAL_SUPERVISED_CLASSIFIER", "PARTIAL_SUPERVISED_CLASSIFIER", "PARTIAL_SUPERVISED_CLASSIFIER", "PARTIAL_SUPERVISED_CLASSIFIER", "PARTIAL_SUPERVISED_CLASSIFIER", "PARTIAL_SUPERVISED_CLASSIFIER", "PARTIAL_SUPERVISED_CLASSIFIER", "PARTIAL_SUPERVISED_CLASSIFIER", "PARTIAL_SUPERVISED_CLASSIFIER", "PARTIAL_SUPERVISED_CLASSIFIER", "PARTIAL_SUPERVISED_CLASSIFIER", "PARTIAL_SUPERVISED_CLASSIFIER", "PARTIAL_SUPERVISED_CLASSIFIER", "PARTIAL_SUPERVISED_CLASSIFIER", "PARTIAL_SUPERVISED_CLASSIFIER", "PARTIAL_SUPERVISED_CLASSIFIER", "PARTIAL_SUPERVISED_CLASSIFIER", "PARTIAL_SUPERVISED_CLASSIFIER", "PARTIAL_SUPERVISED_CLASSIFIER", "PARTIAL_SUPERVISED_CLASSIFIER", "PARTIAL_SUPERVISED_CLASSIFIER", "PARTIAL_SUPERVISED_CLASSIFIER", "PARTIAL_SUPERVISED_CLASSIFIER", "PARTIAL_SUPERVISED_CLASSIFIER", "PARTIAL_SUPERVISED_CLASSIFIER", "PARTIAL_SUPERVISED_CLASSIFIER", "PARTIAL_SUPERVISED_CLASSIFIER", "PARTIAL_SUPERVISED_CLASSIFIER", "PARTIAL_SUPERVISED_CLASSIFIER", "PARTIAL_SUPERVISED_CLASSIFIER", "PARTIAL_SUPERVISED_CLASSIFIER", "PARTIAL_SUPERVISED_CLASSIFIER", "PARTIAL_SUPERVISED_CLASSIFIER", "PARTIAL_SUPERVISED_CLASSIFIER", "PARTIAL_SUPERVISED_CLASSIFIER", "PARTIAL_SUPERVISED_CLASSIFIER", "PARTIAL_SUPERVISED_CLASSIFIER", "PARTIAL_SUPERVISED_CLASSIFIER", "PARTIAL_SUPERVISED_CLASSIFIER", "PARTIAL_SUPERVISED_CLASSIFIER", "PARTIAL_SUPERVISED_CLASSIFIER", "PARTIAL_SUPERVISED_CLASSIFIER", "PARTIAL_SUPERVISED_CLASSIFIER", "PARTIAL_SUPERVISED_CLASSIFIER", "PARTIAL_SUPERVISED_CLASSIFIER", "PARTIAL_SUPERVISED_CLASSIFIER", "PARTIAL_SUPERVISED_CLASSIFIER", "PARTIAL_SUPERVISED_CLASSIFIER", "PARTIAL_SUPERVISED_CLASSIFIER", "PARTIAL_SUPERVISED_CLASSIFIER", "PARTIAL_SUPERVISED_CLASSIFIER", "PARTIAL_SUPERVISED_CLASSIFIER", "PARTIAL_SUPERVISED_CLASSIFIER", "PARTIAL_SUPERVISED_CLASSIFIER", "PARTIAL_SUPERVISED_CLASSIFIER", "PARTIAL_SUPERVISED_CLASSIFIER", "PARTIAL_SUPERVISED_CLASSIFIER", "PARTIAL_SUPERVISED_CLASSIFIER", "PARTIAL_SUPERVISED_CLASSIFIER", "PARTIAL_SUPERVISED_CLASSIFIER", "PARTIAL_SUPERVISED_CLASSIFIER", "PARTIAL_SUPERVISED_CLASSIFIER", "PARTIAL_SUPERVISED_CLASSIFIER", "PARTIAL_SUPERVISED_CLASSIFIER", "PARTIAL_SUPERVISED_CLASSIFIER", "PARTIAL_SUPERVISED_CLASSIFIER", "PARTIAL_SUPERVISED_CLASSIFIER", "PARTIAL_SUPERVISED_CLASSIFIER", "PARTIAL_SUPERVISED_CLASSIFIER", "PARTIAL_SUPERVISED_CLASSIFIER", "PARTIAL_SUPERVISED_CLASSIFIER", "PARTIAL_SUPERVISED_CLASSIFIER"], "y": [0.829, 0.8402, 0.643, 0.793, 0.7562, 0.892, 0.776, 0.827, 0.751, 0.85, 0.8232, 0.803, 0.81, 0.807, 0.8442, 0.758, 0.646, 0.756, 0.839, 0.8222, 0.763, 0.841, 0.891, 0.877, 0.842, 0.721, 0.8392, 0.8152, 0.867, 0.832, 0.827, 0.7632, 0.895, 0.8022, 0.8741, 0.824, 0.879, 0.729, 0.781, 0.765, 0.716, 0.7063, 0.843, 0.744, 0.7762, 0.719, 0.879, 0.914, 0.7732, 0.783, 0.855, 0.8453, 0.719, 0.686, 0.774, 0.7223, 0.82, 0.751, 0.807, 0.631, 0.8092, 0.777, 0.943, 0.831, 0.842, 0.805, 0.79, 0.7493, 0.766, 0.847, 0.7463, 0.7133, 0.654, 0.851, 0.839, 0.775, 0.842, 0.7532, 0.86, 0.843, 0.83, 0.874, 0.862, 0.836, 0.833, 0.716, 0.8132, 0.79, 0.916, 0.761, 0.732, 0.7772, 0.8052, 0.647, 0.7882, 0.757, 0.752, 0.8701, 0.7712, 0.864]}], "layout": {"showlegend": false, "xaxis": {"showticklabels": false}, "yaxis": {"title": {"text": "Accuracy"}}}}
